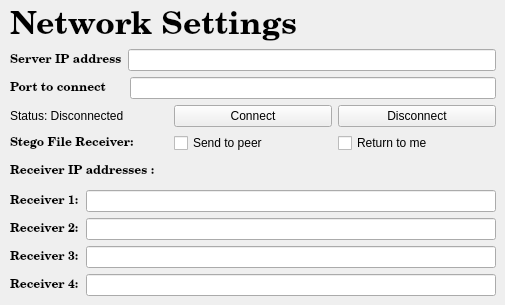
          <widget class="QWidget" name="tab_3">
           <attribute name="title">
            <string>Network Settings</string>
           </attribute>
           <widget class="QWidget" name="layoutWidget">
            <property name="geometry">
             <rect>
              <x>10</x>
              <y>10</y>
              <width>486</width>
              <height>286</height>
             </rect>
            </property>
            <layout class="QVBoxLayout" name="verticalLayout_3">
             <item>
              <widget class="QLabel" name="label_title_2">
               <property name="palette">
                <palette>
                 <active>
                  <colorrole role="Text">
                   <brush brushstyle="SolidPattern">
                    <color alpha="255">
                     <red>46</red>
                     <green>255</green>
                     <blue>14</blue>
                    </color>
                   </brush>
                  </colorrole>
                 </active>
                 <inactive>
                  <colorrole role="Text">
                   <brush brushstyle="SolidPattern">
                    <color alpha="255">
                     <red>46</red>
                     <green>255</green>
                     <blue>14</blue>
                    </color>
                   </brush>
                  </colorrole>
                 </inactive>
                 <disabled>
                  <colorrole role="Text">
                   <brush brushstyle="SolidPattern">
                    <color alpha="255">
                     <red>108</red>
                     <green>108</green>
                     <blue>108</blue>
                    </color>
                   </brush>
                  </colorrole>
                 </disabled>
                </palette>
               </property>
               <property name="font">
                <font>
                 <family>Century Schoolbook L</family>
                 <pointsize>24</pointsize>
                 <weight>75</weight>
                 <bold>true</bold>
                </font>
               </property>
               <property name="text">
                <string>Network Settings</string>
               </property>
              </widget>
             </item>
             <item>
              <layout class="QVBoxLayout" name="verticalLayout_4">
               <item>
                <layout class="QHBoxLayout" name="horizontalLayout">
                 <item>
                  <widget class="QLabel" name="label_type_5">
                   <property name="font">
                    <font>
                     <family>Century Schoolbook L</family>
                     <weight>75</weight>
                     <bold>true</bold>
                    </font>
                   </property>
                   <property name="text">
                    <string>Server IP address</string>
                   </property>
                  </widget>
                 </item>
                 <item>
                  <widget class="QLineEdit" name="lineEdit_server_ip">
                   <property name="text">
                    <string/>
                   </property>
                  </widget>
                 </item>
                </layout>
               </item>
               <item>
                <layout class="QHBoxLayout" name="horizontalLayout_8">
                 <item>
                  <widget class="QLabel" name="label_type_12">
                   <property name="font">
                    <font>
                     <family>Century Schoolbook L</family>
                     <weight>75</weight>
                     <bold>true</bold>
                    </font>
                   </property>
                   <property name="text">
                    <string>Port to connect     </string>
                   </property>
                  </widget>
                 </item>
                 <item>
                  <widget class="QLineEdit" name="lineEdit_server_port">
                   <property name="text">
                    <string/>
                   </property>
                  </widget>
                 </item>
                </layout>
               </item>
              </layout>
             </item>
             <item>
              <layout class="QHBoxLayout" name="horizontalLayout_3">
               <item>
                <widget class="QLabel" name="label_server_status">
                 <property name="font">
                  <font>
                   <family>MS Shell Dlg 2</family>
                   <weight>50</weight>
                   <bold>false</bold>
                  </font>
                 </property>
                 <property name="text">
                  <string>Status: Disconnected</string>
                 </property>
                </widget>
               </item>
               <item>
                <widget class="QPushButton" name="pushButton_connect">
                 <property name="text">
                  <string>Connect</string>
                 </property>
                </widget>
               </item>
               <item>
                <widget class="QPushButton" name="pushButton_disconnect">
                 <property name="text">
                  <string>Disconnect</string>
                 </property>
                </widget>
               </item>
              </layout>
             </item>
             <item>
              <layout class="QHBoxLayout" name="horizontalLayout_9">
               <item>
                <widget class="QLabel" name="label_type_11">
                 <property name="font">
                  <font>
                   <family>Century Schoolbook L</family>
                   <weight>75</weight>
                   <bold>true</bold>
                  </font>
                 </property>
                 <property name="text">
                  <string>Stego File Receiver:</string>
                 </property>
                </widget>
               </item>
               <item>
                <widget class="QCheckBox" name="checkBox_peer">
                 <property name="text">
                  <string>Send to peer</string>
                 </property>
                </widget>
               </item>
               <item>
                <widget class="QCheckBox" name="checkBox_local">
                 <property name="text">
                  <string>Return to me</string>
                 </property>
                </widget>
               </item>
              </layout>
             </item>
             <item>
              <widget class="QLabel" name="label_type_receiver_IP">
               <property name="font">
                <font>
                 <family>Century Schoolbook L</family>
                 <weight>75</weight>
                 <bold>true</bold>
                </font>
               </property>
               <property name="text">
                <string>Receiver IP addresses :</string>
               </property>
              </widget>
             </item>
             <item>
              <layout class="QHBoxLayout" name="horizontalLayout_12">
               <item>
                <widget class="QLabel" name="label_type_receiver_IP_2">
                 <property name="font">
                  <font>
                   <family>Century Schoolbook L</family>
                   <weight>75</weight>
                   <bold>true</bold>
                  </font>
                 </property>
                 <property name="text">
                  <string>Receiver 1:</string>
                 </property>
                </widget>
               </item>
               <item>
                <widget class="QLineEdit" name="lineEdit_receiver_IP_1"/>
               </item>
              </layout>
             </item>
             <item>
              <layout class="QHBoxLayout" name="horizontalLayout_13">
               <item>
                <widget class="QLabel" name="label_type_receiver_IP_3">
                 <property name="font">
                  <font>
                   <family>Century Schoolbook L</family>
                   <weight>75</weight>
                   <bold>true</bold>
                  </font>
                 </property>
                 <property name="text">
                  <string>Receiver 2:</string>
                 </property>
                </widget>
               </item>
               <item>
                <widget class="QLineEdit" name="lineEdit_receiver_IP_2"/>
               </item>
              </layout>
             </item>
             <item>
              <layout class="QHBoxLayout" name="horizontalLayout_14">
               <item>
                <widget class="QLabel" name="label_type_receiver_IP_4">
                 <property name="font">
                  <font>
                   <family>Century Schoolbook L</family>
                   <weight>75</weight>
                   <bold>true</bold>
                  </font>
                 </property>
                 <property name="text">
                  <string>Receiver 3:</string>
                 </property>
                </widget>
               </item>
               <item>
                <widget class="QLineEdit" name="lineEdit_receiver_IP_3"/>
               </item>
              </layout>
             </item>
             <item>
              <layout class="QHBoxLayout" name="horizontalLayout_15">
               <item>
                <widget class="QLabel" name="label_type_receiver_IP_5">
                 <property name="font">
                  <font>
                   <family>Century Schoolbook L</family>
                   <weight>75</weight>
                   <bold>true</bold>
                  </font>
                 </property>
                 <property name="text">
                  <string>Receiver 4:</string>
                 </property>
                </widget>
               </item>
               <item>
                <widget class="QLineEdit" name="lineEdit_receiver_IP_4"/>
               </item>
              </layout>
             </item>
            </layout>
           </widget>
          </widget>
